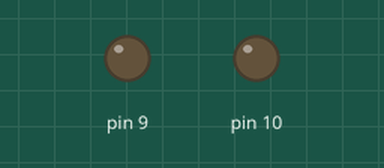
A sketch run on a simulated Arduino Uno, built with avr-gcc and run on an emulated ATmega328P. Parts: output pins drawn as LEDs (lit = HIGH).

Above: at 0.15 s.
Timing chart, 0 to 0.3 s (numbered marks = the images above):
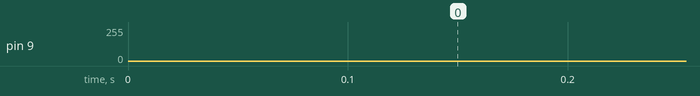

The sketch:

sinwave_matrix_method.ino
```cpp
// 1. تعريف المتغيرات الرئيسية
int i = 0;
int x = 0;
int OK = 0; // مفتاح التبديل بين الطرف 9 و 10
const int HALF_WAVE_SAMPLES = 314; // عدد العينات لنصف الموجة الكامل (القيمة الأصلية للمصفوفة)

// ***** المتغير الذي يسمح لك بتعديل فترة التأخير (Dead Time) *****
const int DEAD_TIME_SAMPLES = 16;
// 16 عينة = حوالي 512 مايكروثانية (بناءً على تردد المقاطعة الحالي)
// لتأخير 100 مايكروثانية، ضع قيمة تقريبية 3 عينات (3 * 32us)
// لتأخير 1000 مايكروثانية (1 مللي ثانية)، ضع قيمة تقريبية 31 عينة (31 * 32us)

// 2. المصفوفة (نحذف منها الأصفار التي أضفناها يدويًا)
int sinPWM[]={1,2,5,7,10,12,15,17,19,22,24,27,30,32,34,37,39,42,
44,47,49,52,54,57,59,61,64,66,69,71,73,76,78,80,83,85,88,90,92,94,97,99,
101,103,106,108,110,113,115,117,119,121,124,126,128,130,132,134,136,138,140,142,144,146,
148,150,152,154,156,158,160,162,164,166,168,169,171,173,175,177,178,180,182,184,185,187,188,190,192,193,
195,196,198,199,201,202,204,205,207,208,209,211,212,213,215,216,217,219,220,221,222,223,224,225,226,227,
228,229,230,231,232,233,234,235,236,237,237,238,239,240,240,241,242,242,243,243,244,244,245,245,246,246,
247,247,247,248,248,248,248,249,249,249,249,249,255,255,255,255,249,249,249,249,249,248,
248,248,248,247,247,247,246,246,245,245,244,244,243,243,242,242,241,240,240,239,238,237,237,236,235,234,
233,232,231,230,229,228,227,226,225,224,223,222,221,220,219,217,216,215,213,212,211,209,208,207,205,204,
202,201,199,198,196,195,193,192,190,188,187,185,184,182,180,178,177,175,173,171,169,168,166,164,162,160,
158,156,154,152,150,148,146,144,142,140,138,136,134,132,130,128,126,124,121,119,117,115,113,110,108,106,
103,101,99,97,94,92,90,88,85,83,80,78,76,73,71,69,66,64,61,59,57,54,52,49,47,44,42,39,37,34,32,30,
27,24,22,19,17,15,12,10,7,5,2,1};
// 3. تعريف متغير إضافي للعد خلال فترة التأخير
volatile int deadTimeCounter = 0; // استخدم volatile لأنها تتغير داخل ISR

void setup() {
Serial.begin(9600);
pinMode(9, OUTPUT);
pinMode(10,OUTPUT);
cli();// stop interrupts
TCCR1A=0; TCCR1B=0; TCNT1=0;
TCCR1A=0b10100001;
TCCR1B=0b00000001;
TCCR0A=0b1000010;
TCCR0B=0; TCNT0=0;
OCR0A=63;
TCCR0B=0b00000010;
TIMSK0 |=(1 << OCIE0A);
sei();//enable interrupts
}

// 4. دالة معالج المقاطعة المعدلة
ISR(TIMER0_COMPA_vect){

// إذا كان العداد نشطاً، فهذا يعني أننا في فترة التأخير (Dead Time)
if (deadTimeCounter > 0) {
    // نبقي كلا الطرفين مطفأين
    OCR1A = 0;
    OCR1B = 0;
    // إنقاص العداد والانتظار حتى يصبح صفرًا
    deadTimeCounter--;
    // الخروج من الدالة فوراً دون معالجة المصفوفة
    return;
}

// ****** منطق التبديل والتشغيل (يعمل فقط إذا كان deadTimeCounter = 0) ******

// 1. تحقق من نهاية الموجة
if(i >= HALF_WAVE_SAMPLES){
    // إذا وصلنا لنهاية الموجة
    i = 0; // إرجاع المؤشر إلى الصفر

    // تفعيل عداد التأخير
    deadTimeCounter = DEAD_TIME_SAMPLES;

    // تبديل الطرف للعمل بعد انتهاء التأخير
    if (OK == 0) {
        OK = 1; // جهز للطرف 10
    } else {
        OK = 0; // جهز للطرف 9
    }
    return; // الخروج من ISR للبدء في فترة التأخير
}


// 2. تطبيق قيمة PWM (يحدث فقط إذا لم يكن العداد نشطًا ولم نصل للنهاية)
x = sinPWM[i]; // x تأخذ القيمة من المصفوفة
i = i + 1; // الانتقال إلى العينة التالية

if(OK==0){
    OCR1B=0;//make pin 10 0
    OCR1A=x;//enable pin 9 to corresponding duty cycle
} else { // OK==1
    OCR1A=0;//make pin 9 0
    OCR1B=x;//enable pin 10 to corresponding duty cycle
}
}
void loop() {
}
```
